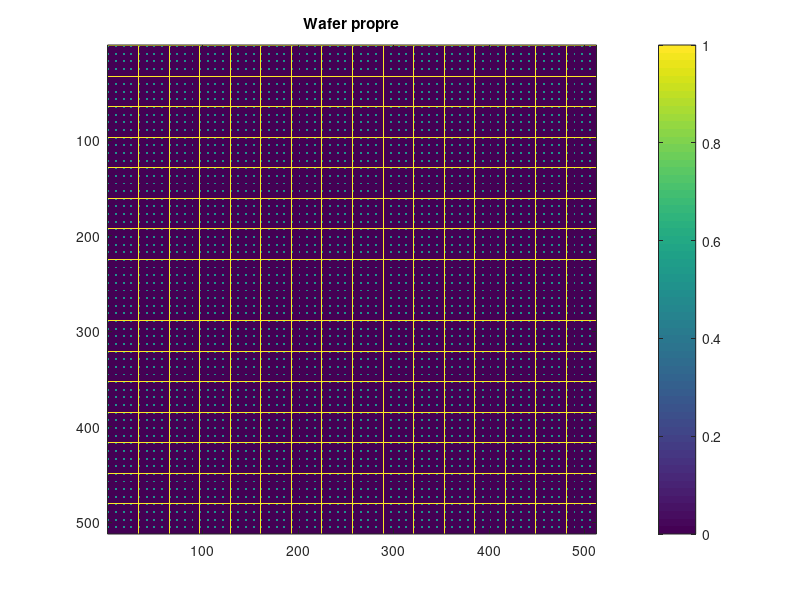
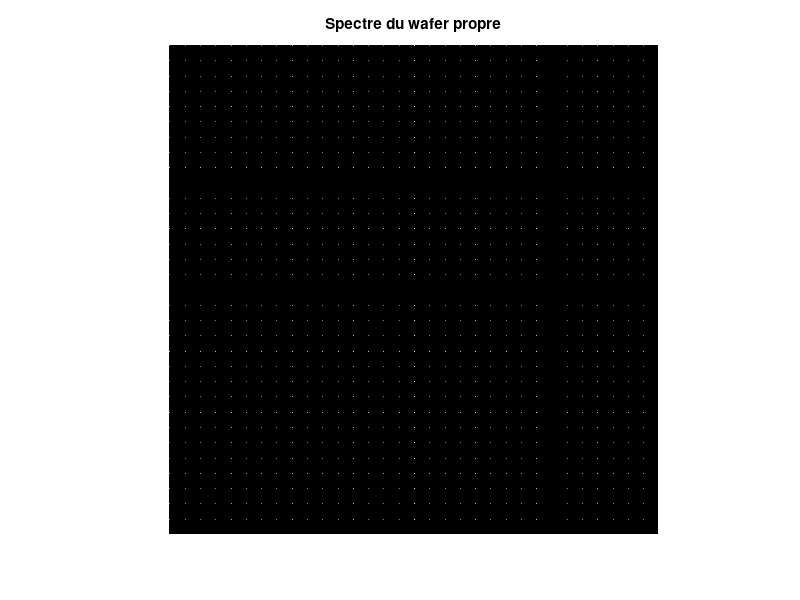
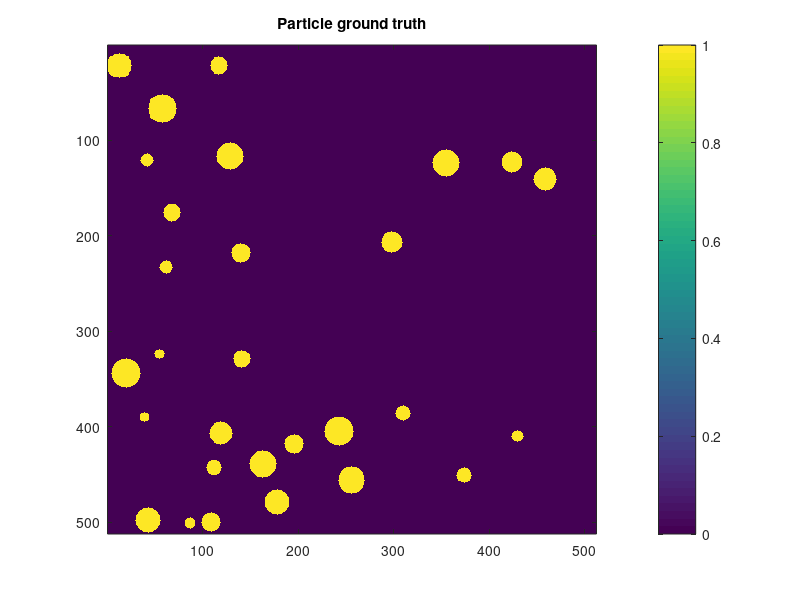
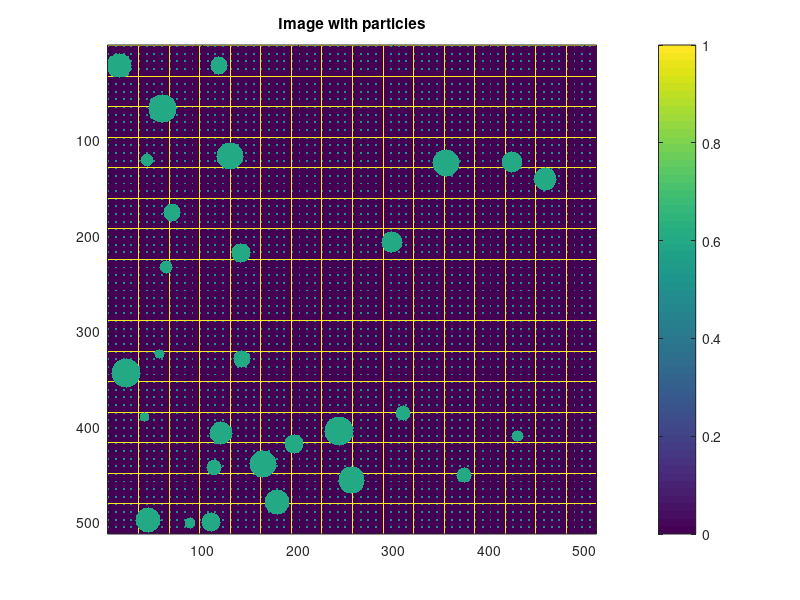

These charts were generated, in order, by the following MATLAB code: (Note: this script raises an error after producing the figures.)
%% Wafer Whisperer
% Detection de defauts (particules, rayures) sur un wafer synthetique
% via filtrage FFT + notch des harmoniques du motif periodique.
% Reproductibilite assuree par un seed fixe.
clc; clear; close all;

% --- Parametres globaux ---
N = 512;        % taille image
P = 32;         % periode de la grille (taille d'un die en pixels)
seed = 42;
rng(seed);      % pour avoir les memes defauts a chaque run

%% Grille periodique (lignes de scribe)
% On construit le fond du wafer : un damier regulier qui simule la decoupe
% entre les dies. C'est cette periodicite qui va nous donner des pics nets
% dans la FFT, et qu'on va ensuite enlever.

background    = 0;      % intensite du fond
scribe_values = 1;      % intensite des lignes de scribe

img    = zeros(N,N);
idx    = 1:P:N;                     % positions des lignes scribe
dc_idx = floor(N/2) + 1;            % indice de la composante DC apres fftshift

%% Motif interne : reseau de vias dans chaque die
% Chaque die contient une grille reguliere de petits carres (vias).
% Ca ajoute des harmoniques supplementaires dans la FFT.

inner_period = 8;       % pixels entre deux vias
inner_size   = 2;       % taille d'un via en pixels
inner_value  = 0.5;     % intensite intermediaire

inner_idx = 1:inner_period:P;       % positions locales des vias dans un die
die = zeros(P,P);
for k = 1:length(inner_idx)
    debut_l = inner_idx(k);
    fin_l   = debut_l + inner_size - 1;
    for l = 1:length(inner_idx)
        debut_col = inner_idx(l);
        fin_col   = debut_col + inner_size - 1;
        die(debut_l:fin_l, debut_col:fin_col) = inner_value;
    end
end

% On tile le die sur toute l'image, puis on redessine les lignes scribe
% par dessus (elles ecrasent les vias en bord de die, c'est voulu).
img = repmat(die, N/P, N/P);
img(idx,:) = scribe_values;
img(:,idx) = scribe_values;

% FFT du wafer propre : sert de reference visuelle
F = fftshift(fft2(img));

figure;
imagesc(img); axis image; colorbar;
title('Wafer propre');

figure;
F_display = F;
F_display(dc_idx, dc_idx) = 0;      % on masque la DC pour la visu
imshow(log(1+abs(F_display)), []);
title('Spectre du wafer propre');

%% Particules
% Defauts ronds : simulent des contaminants (poussieres, residus de process).
% On garde la position dans ground_truth pour pouvoir evaluer le detecteur apres.

particle_radius_min = 5;
particle_radius_max = 15;
N_particles_min     = 10;
N_particles_max     = 40;
particle_value      = 0.6;

N_particles  = randi([N_particles_min, N_particles_max]);
ground_truth = false(N,N);

assert(size(img,1) == size(img,2), "The matrix should be square");
[X,Y] = meshgrid(1:N, 1:N);         % grilles de coordonnees reutilisees pour les rayures aussi

for k = 1:N_particles
    % Rayon aleatoire, centre tire dans une zone qui garde la particule
    % entierement dans l'image (evite les troncatures en bord).
    particle_radius   = randi([particle_radius_min, particle_radius_max]);
    particle_center_x = randi([particle_radius, N-particle_radius]);
    particle_center_y = randi([particle_radius, N-particle_radius]);

    % Masque disque : tous les pixels a distance <= rayon du centre.
    particle_mask = (X-particle_center_x).^2 + (Y-particle_center_y).^2 <= particle_radius.^2;

    ground_truth(particle_mask) = 1;
    img(particle_mask)          = particle_value;
end

figure;
imagesc(ground_truth); axis image; colorbar;
title("Particle ground truth");

figure;
imagesc(img); axis image; colorbar;
title("Image with particles");

%% Rayures
% Defauts allonges : segments d'orientation et de longueur aleatoires.
% On calcule le masque comme "tube" autour du segment [A,B] en projetant
% chaque pixel de l'image sur ce segment.

scratch_length_min = 50;
scratch_length_max = 200;
scratch_width_min  = 1;
scratch_width_max  = 3;
scratch_value      = 0.7;
N_scratches_min    = 7;
N_scratches_max    = 18;

N_scratches      = randi([N_scratches_min, N_scratches_max]);
scratch_mask_all = false(N,N);      % cumule toutes les rayures pour la visu

for k = 1:N_scratches
    scratch_length = randi([scratch_length_min, scratch_length_max]);
    scratch_width  = randi([scratch_width_min,  scratch_width_max]);
    scratch_angle  = 2*pi*rand;

    % Marge calculee sur la longueur max pour qu'aucune rayure ne depasse de l'image.
    scratch_margin   = floor(scratch_length_max/2);
    scratch_center_x = randi([scratch_margin, N - scratch_margin]);
    scratch_center_y = randi([scratch_margin, N - scratch_margin]);

    % Extremites A et B du segment, centrees autour de (cx,cy).
    x_a = scratch_center_x - scratch_length/2 * cos(scratch_angle);
    y_a = scratch_center_y - scratch_length/2 * sin(scratch_angle);
    x_b = scratch_center_x + scratch_length/2 * cos(scratch_angle);
    y_b = scratch_center_y + scratch_length/2 * sin(scratch_angle);

    % Projection orthogonale de chaque pixel sur le segment AB.
    % t = parametre de la projection (0 en A, 1 en B), clampe pour rester sur le segment.
    dx = x_b - x_a;
    dy = y_b - y_a;
    t  = ((X-x_a).*dx + (Y-y_a).*dy) ./ (dx^2 + dy^2);
    t  = max(0, min(1, t));

    Xproj = x_a + t.*dx;
    Yproj = y_a + t.*dy;

    % Distance euclidienne du pixel a sa projection -> masque = tube de largeur w/2.
    distance_to_scratch = hypot(X-Xproj, Y-Yproj);
    scratch_mask        = distance_to_scratch <= scratch_width/2;

    scratch_mask_all = scratch_mask_all | scratch_mask;
    ground_truth(scratch_mask) = 1;
    img(scratch_mask)          = scratch_value;
end

figure;
imagesc(img); axis image; colorbar;
title('Image avec rayures');

figure;
imagesc(scratch_mask_all); axis image; colorbar;
title('Masque cumulatif des rayures');

figure;
imagesc(ground_truth); axis image; colorbar;
title('Ground Truth - defauts artificiels');

%% Bruit
% On ajoute un bruit gaussien pour se rapprocher d'une vraie acquisition,
% puis on clippe dans [0,1] pour rester dans une plage d'intensite physique.

sigma       = 0.05;
img_noisy   = img + randn(N,N)*sigma;
img_clipped = min(1, max(0, img_noisy));

figure;
imagesc(img_clipped); axis image; colorbar;
title('Image bruitee');

% Sauvegarde du dataset pour reutilisation (training, benchmark, etc.)
save('WaferWhisperer_dataset.mat', ...
     'img','img_clipped','img_noisy','N','P','seed','sigma','ground_truth');

%% FFT de l'image degradee
% Les defauts aperiodiques brisent la periodicite -> ils vont s'etaler
% partout dans le spectre, tandis que la grille reste concentree sur ses pics.
F_defects = fftshift(fft2(img_clipped));

figure;
subplot(1,2,1);
imshow(log(1+abs(F_display)), []);
title('Clean spectrum');
subplot(1,2,2);
F_defects_display = F_defects;
F_defects_display(dc_idx, dc_idx) = 0;
imshow(log(1+abs(F_defects_display)), []);
title('Spectrum with defects + noise');

%% Filtre notch 2D
% Idee : detecter les pics intenses du spectre (= harmoniques de la grille),
% les masquer, et reconstruire par IFFT. Ce qui reste = defauts + bruit.

k_sigma      = 4;                   % seuil : moyenne + k*sigma sur le spectre
notch_radius = 3;                   % rayon de dilatation autour de chaque pic

mag_spectrum                 = abs(F_defects);
mag_spectrum(dc_idx, dc_idx) = 0;   % on ignore la DC pour le calcul du seuil

mu_spectrum    = mean(mag_spectrum, "all");
sigma_spectrum = std(mag_spectrum, 0, "all");
peaks_spectrum = mag_spectrum > (mu_spectrum + k_sigma*sigma_spectrum);

% Dilatation : on elargit chaque pic pour aussi retirer ses voisins immediats
% (fuite spectrale). Puis inversion -> notch_mask vaut 1 la ou on garde.
se         = strel('disk', notch_radius);
notch_mask = ~imdilate(peaks_spectrum, se);
notch_mask(dc_idx, dc_idx) = false; % on vire aussi la DC -> residu a moyenne nulle

F_filtered   = F_defects .* notch_mask;
img_residual = abs(ifft2(ifftshift(F_filtered)));   % module pour avoir une image >= 0

figure();
subplot(1,2,1);
imshow(notch_mask);
title('2D Notch Filter Mask');

subplot(1,2,2);
imshow(img_residual, []);
title('Residual Image (Defects + Noise)');

%% Post-traitement spatial & segmentation
% Le residu est bruite -> on lisse, on seuille statistiquement, puis on
% nettoie morphologiquement pour obtenir un masque binaire des defauts.

sigma_smooth = 1.2;     % std du filtre gaussien (px)
k_res        = 3.0;     % seuil : moyenne + k*sigma sur le residu
min_px_area  = 5;       % composantes connexes plus petites = bruit, on les enleve

% 1. Lissage gaussien : attenue le bruit haute frequence, garde les defauts
img_smooth = imgaussfilt(img_residual, sigma_smooth);

% 2. Seuillage statistique : tout pixel sortant "clairement" de la distribution
%    du fond est candidat defaut.
mu_res    = mean(img_smooth, "all");
sigma_res = std(img_smooth, 0, "all");
bw_raw    = img_smooth > (mu_res + k_res * sigma_res);

% 3. Nettoyage morphologique :
%    - imfill rebouche les trous (une particule apparait parfois en anneau)
%    - bwareaopen vire les petites composantes isolees (= bruit residuel)
bw_filled   = imfill(bw_raw, 'holes');
defect_mask = bwareaopen(bw_filled, min_px_area);

% 4. Comparaison visuelle avec la ground truth
figure('Name', 'Defect Detection vs Ground Truth');
subplot(1,3,1);
imshow(img_smooth, []);
title('Smoothed Residual');

subplot(1,3,2);
imshow(defect_mask);
title('Detected Defects (Binary)');

subplot(1,3,3);
imshow(ground_truth);
title('Ground Truth Mask');

%% Evaluation quantitative : FFT pipeline vs baseline Otsu
% On compare notre pipeline a un seuillage Otsu direct sur l'image bruitee.
% Otsu ne connait pas la structure periodique -> il va confondre la grille
% avec des defauts, c'est la ou notre methode doit gagner.

% --- A. Metriques du pipeline FFT + notch ---
TP = sum(defect_mask & ground_truth, "all");
FP = sum(defect_mask & ~ground_truth, "all");
FN = sum(~defect_mask & ground_truth, "all");

precision_fft = TP / max(TP + FP, eps);
recall_fft    = TP / max(TP + FN, eps);
f1_fft        = 2 * (precision_fft * recall_fft) / max(precision_fft + recall_fft, eps);

% --- B. Baseline : seuillage Otsu direct (sans FFT) ---
otsu_level    = graythresh(img_clipped);
baseline_mask = imbinarize(img_clipped, otsu_level);
TP_base = sum(baseline_mask & ground_truth, "all");
FP_base = sum(baseline_mask & ~ground_truth, "all");
FN_base = sum(~baseline_mask & ground_truth, "all");

precision_base = TP_base / max(TP_base + FP_base, eps);
recall_base    = TP_base / max(TP_base + FN_base, eps);
f1_base        = 2 * (precision_base * recall_base) / max(precision_base + recall_base, eps);

% Affichage du tableau comparatif
fprintf('\n PERFORMANCE COMPARISON \n');
fprintf('Method         | Precision | Recall | F1-Score\n');
fprintf('Otsu Baseline  |   %6.2f%% | %5.2f%% |  %6.2f%%\n', precision_base*100, recall_base*100, f1_base*100);
fprintf('FFT Whisperer  |   %6.2f%% | %5.2f%% |  %6.2f%%\n', precision_fft*100, recall_fft*100, f1_fft*100);

%% Overlay final
% Visualisation "rapport d'inspection" : defauts en rouge translucide
% sur l'image originale, cote a cote avec la baseline Otsu.
img_overlay = labeloverlay(img_clipped, defect_mask, 'Colormap', [1 0 0], 'Transparency', 0.3);

figure('Name', 'Final Wafer Inspection Report');
subplot(1,2,1);
imshow(baseline_mask);
title(sprintf('Otsu Baseline (F1 = %.1f%%)', f1_base*100));

subplot(1,2,2);
imshow(img_overlay);
title(sprintf('Wafer Whisperer Overlay (F1 = %.1f%%)', f1_fft*100));
